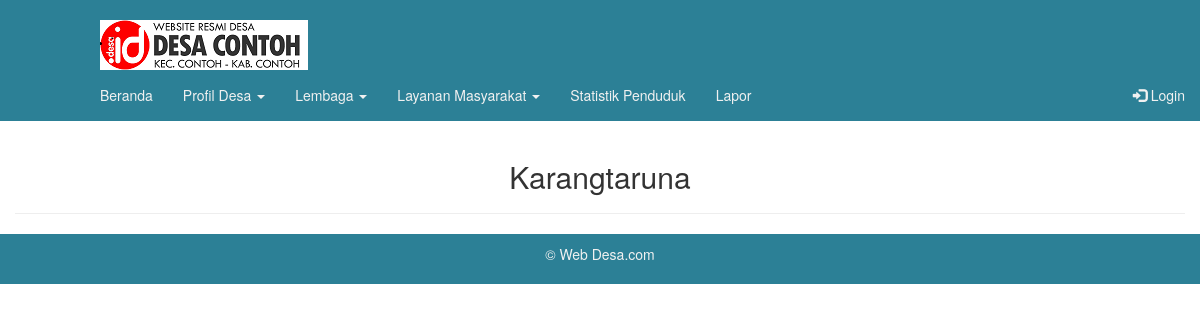
Before: /index.php/karangtaruna with the older database file.
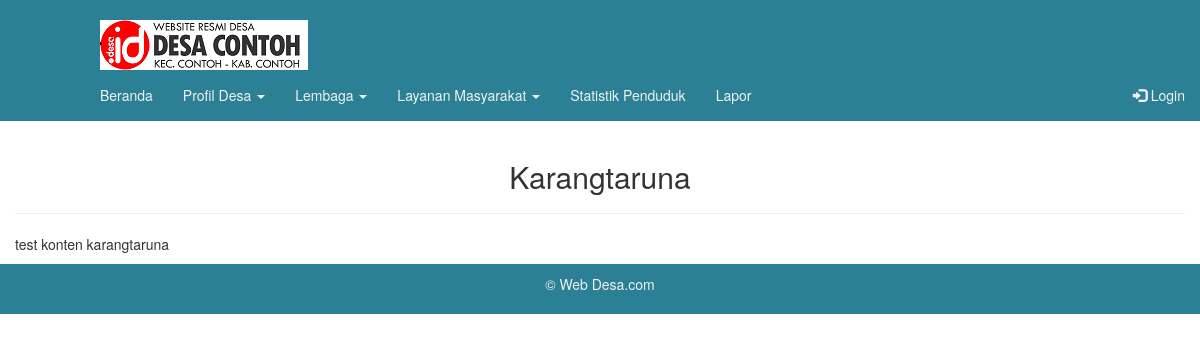
After: the same page with the newer database file.
### tables this page shows
CREATE TABLE IF NOT EXISTS `konten` (
  `id` int(11) NOT NULL,
  `jenis` varchar(255) NOT NULL,
  `isi` text NOT NULL
);

### application/views/userlayout/konten.php (called while the page is built, shortened)
<?php
if($isi){
	$this->load->view($isi);
}

### application/views/userlayout/wrapper.php (called while the page is built)
<?php
require_once('head.php');
require_once('header.php');
require_once('konten.php');
require_once('footer.php');

### application/controllers/Karangtaruna.php (called while the page is built)
<?php if ( ! defined('BASEPATH')) exit('No direct script access allowed');
class Karangtaruna extends CI_Controller {
	public function index() {
		$data=array('title'=>'Karangtaruna',
					'isi'  =>'userpages/karangtaruna/karangtaruna'
						);
		$data['record']	= $this->m_global->get_data_all('konten', null, ['jenis'=>'karangtaruna']);
		$this->load->view('userlayout/wrapper',$data);
	}
}

### index.php (called while the page is built, shortened)
<?php
require_once BASEPATH.'core/CodeIgniter.php';

### application/models/M_global.php (called while the page is built, shortened)
<?php if ( ! defined('BASEPATH')) exit('No direct script access allowed');
class M_global extends CI_Model {
	public function __construct(){
		$this->db->query("SET time_zone='+07:00'");
	}
	public function get_data_all( $table, $join = NULL, $where = NULL, $select = '*', $where_e = NULL, $order = NULL, $start = 0, $tampil = NULL, $group = NULL, $array = null )
	{
		if ( is_array($select))
		{
			$this->db->select( $select[0], $select[1] )->from($table);
		}
			else
		{
			$this->db->select($select)->from($table);
		}
		$query  = $this->db->get();
		( ! is_null( $array )
			? $result = $query->result_array()
			: $result = $query->result()
		);
		return $result;
	}
}

### application/views/userpages/karangtaruna/karangtaruna.php (the view)
<div class="konten">
  <div class="container">
    <div class="row">
    <center><h2>Karangtaruna</h2></center>
    <hr>
   		<?=$record[0]->isi; ?>
    </div>
  </div>
</div>

Changed rows visible on the page:
now on this page (row edited): konten: isi "test konten karangtaruna"
